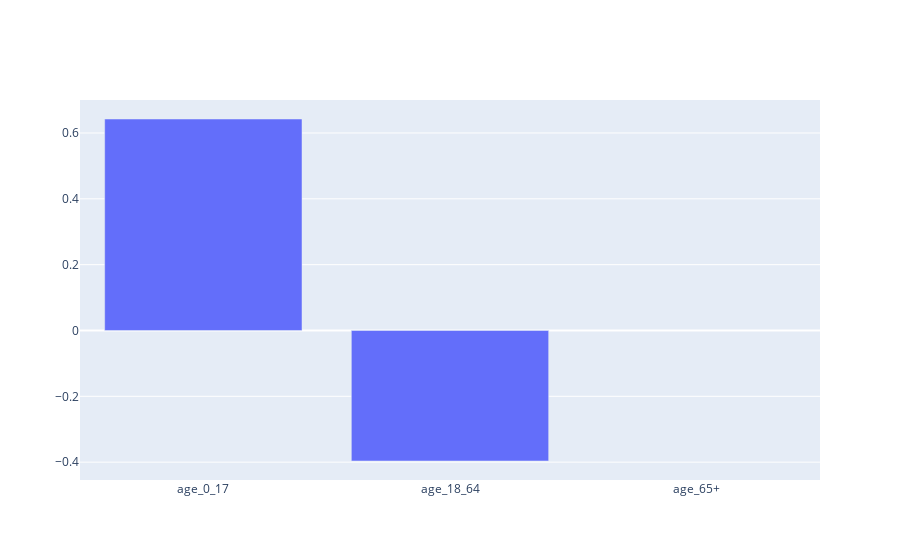

The notebook cell this image was saved under:
### Markdown cell above
#### plot correlations between diabetes prevalence and age_densities

### Code cell
rho_plot = rho.drop("estimated_diabetes_prevalence")
rho_plot["color"] = rho_plot["estimated_diabetes_prevalence"].apply(lambda c : 1 if c > 0 else 0)
trace1 = go.Bar(x = rho_plot.index, y = rho_plot["estimated_diabetes_prevalence"])
layout = go.Layout(barmode = "group")

data = trace1
fig = go.Figure(data = data, layout = layout)
fig.show()

### Figure 1 — Plotly figure (JSON) as saved in the notebook; plotly's stock layout.template omitted (floating-point values rounded to 4 significant figures)
{"data": [{"type": "bar", "x": ["age_0_17", "age_18_64", "age_65+"], "y": [0.6425, -0.3965, null]}], "layout": {"barmode": "group"}}
